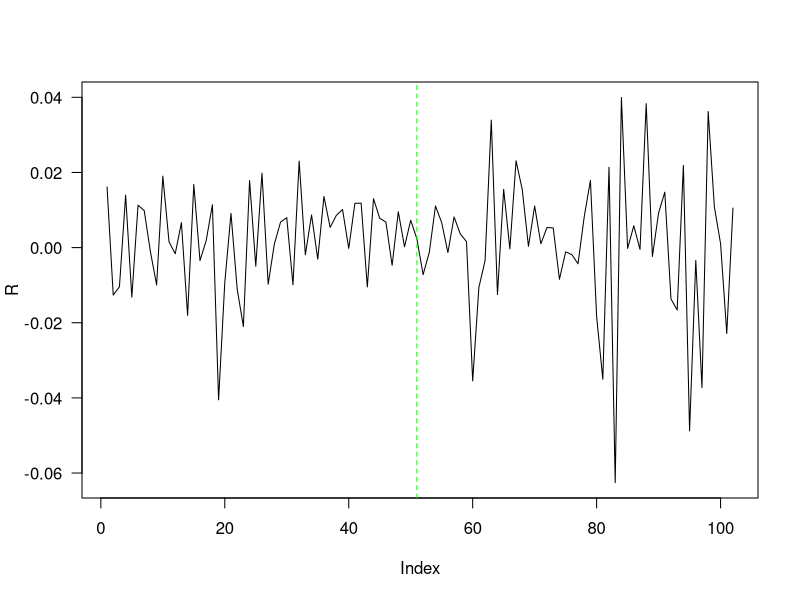
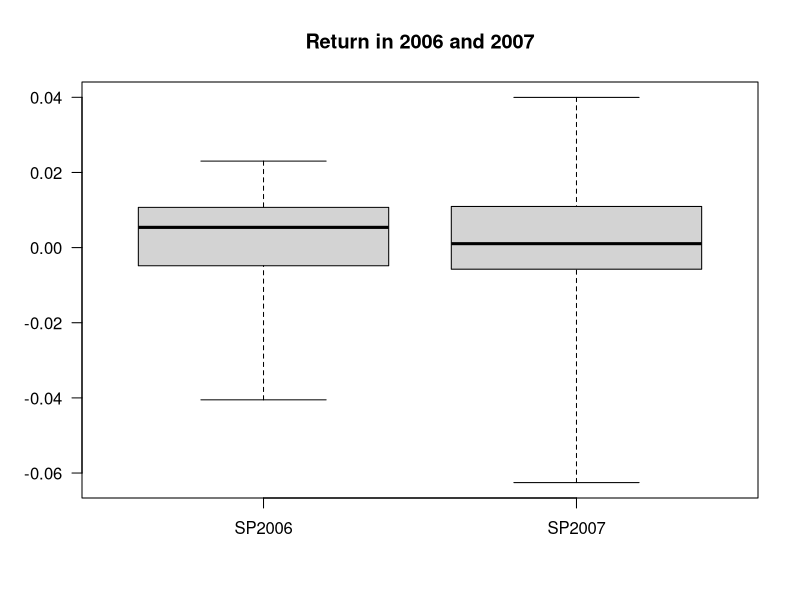
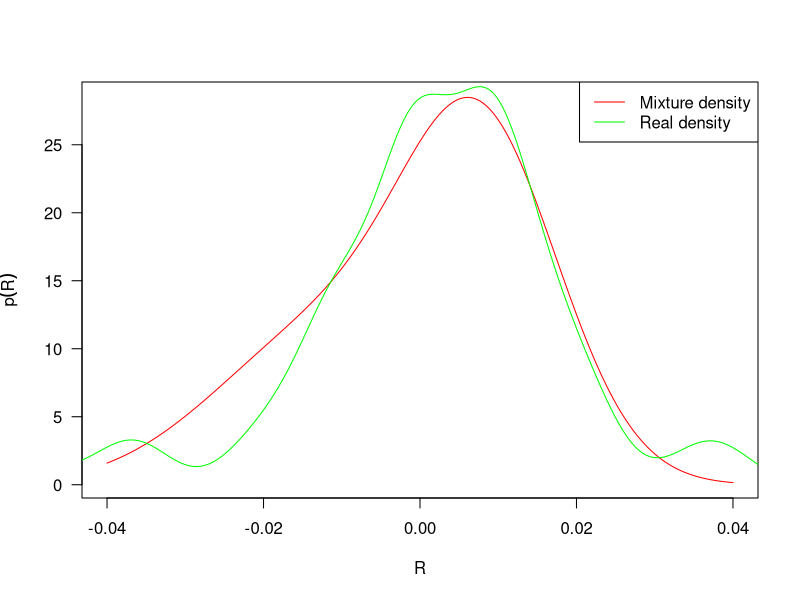
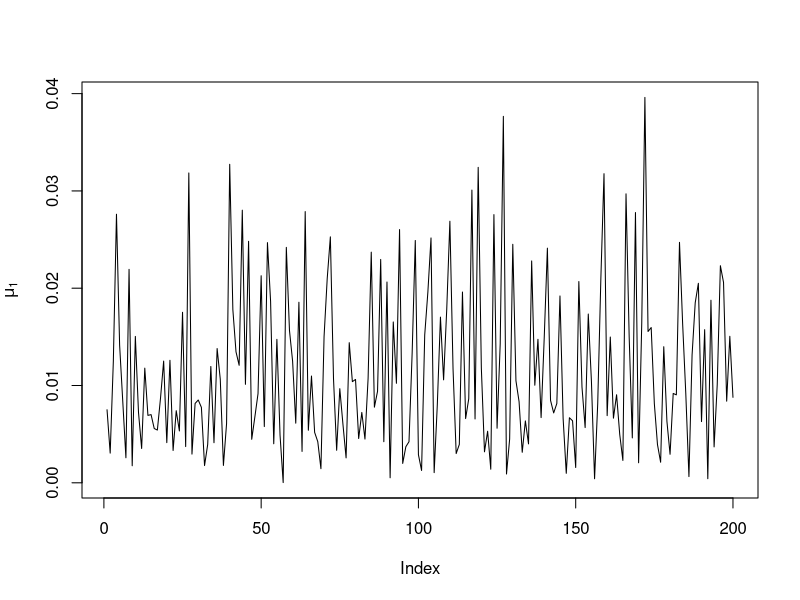
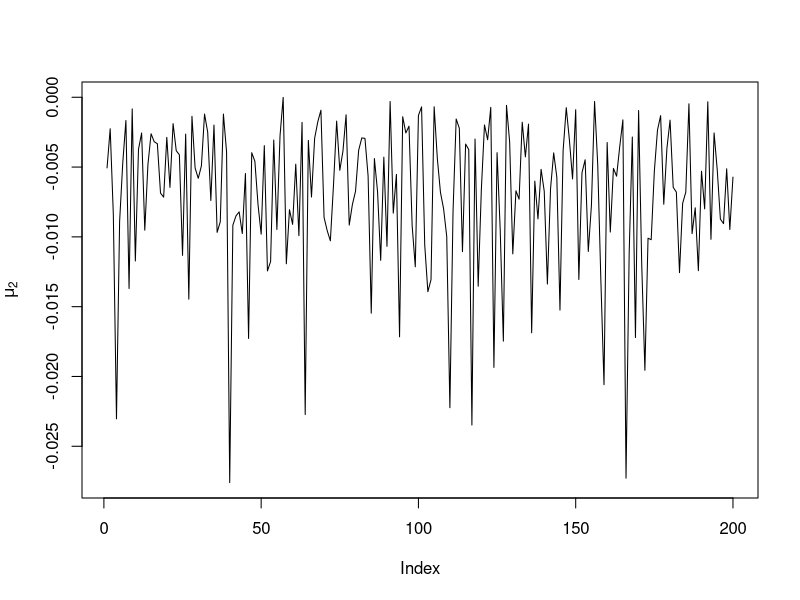
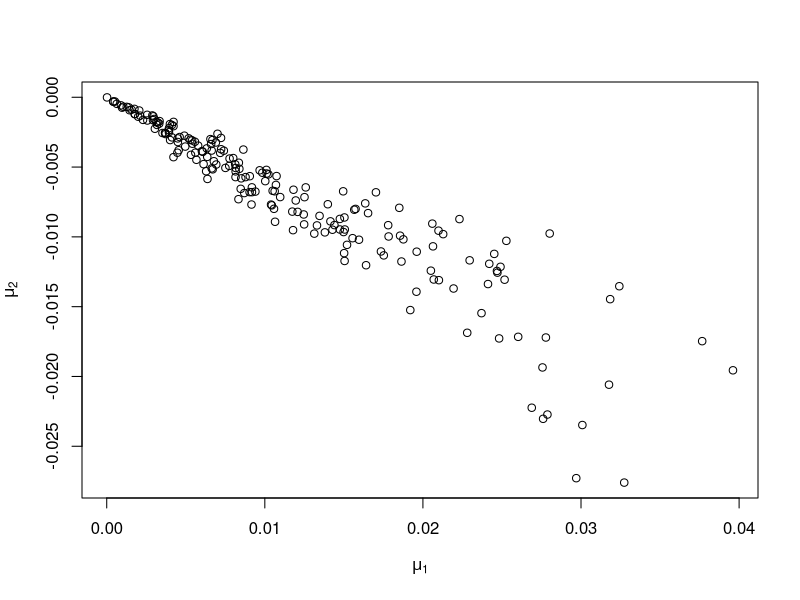
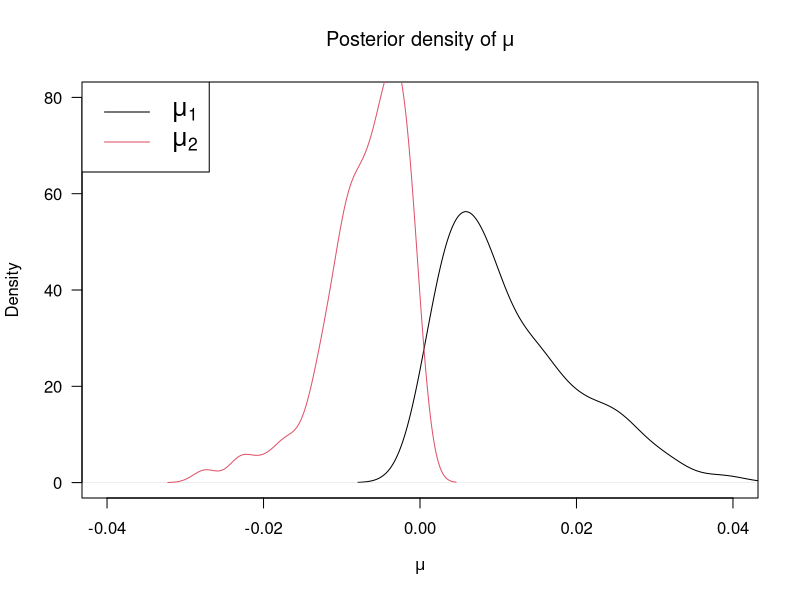
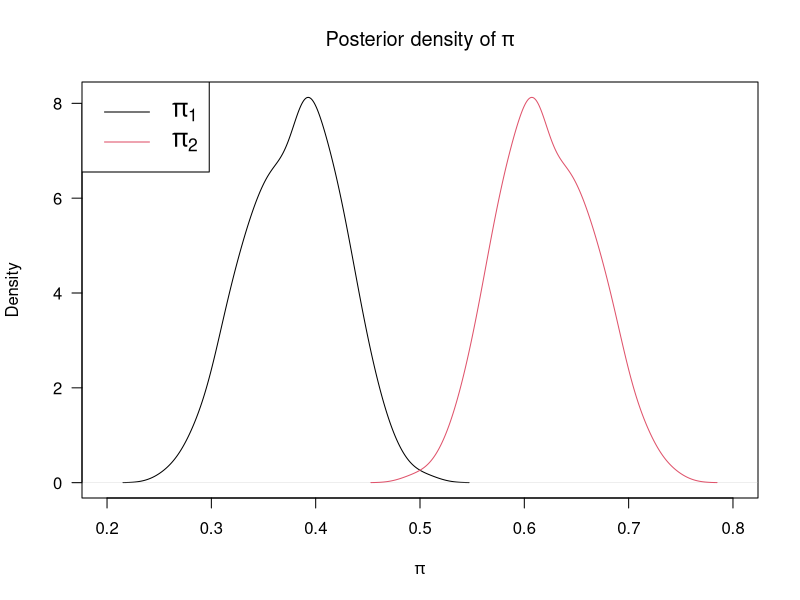

Source code (R) for these figures, in order:
## ---- chunk 1
knitr::opts_chunk$set(echo = F)
library(coda)
library(MASS)
library(mvtnorm)

## ---- chunk 2
SP500.2006 <- read.csv("2006.txt",header = F)
SP500.2007 <- read.csv("2007.txt",header = F)
SP500 <- rbind(SP500.2006,SP500.2007)

r = c(4.35,4.44,4.42,4.51,4.6,4.66,4.7,4.69,4.74,4.76,4.77,4.78,4.83,4.82,4.91,4.98,4.98,5.02,4.99,
      4.97,5.07,5.05,5.15,5.22,5.30,5.29,5.26,5.22,5.16,5.11,5.07,5.06,5.07,5.03,5.02,4.99,5.00,4.89,4.87,
      5.02,5.04,5.08,4.95,5.02,5.04,5.01,4.98,4.90,4.95,4.96,4.99,
      4.98,5.01,5.08,5.09,5.09,5.09,5.06,5.05,4.9,4.91,4.89,4.90,4.92,4.90,4.90,4.82,4.96,4.96,4.96,4.99,
      4.98,4.97,4.93,4.99,4.98,4.95,4.82,4.89,4.41,4.10,4.24,4.28,4.12,4.06,4.03,4.10,4.03,4.11,4.23,4.11,3.91,3.98,
      4.04,3.71, 3.65,3.18,3.31,3.13,3.16,3.26,3.34
      )/365
# transfer annual rate to daily rate

R = c()
for (i in 2:nrow(SP500)){
  R = c(R, log(SP500$V2[i]/SP500$V2[i-1]))
}



## ---- chunk 3
plot(R, type = 'l', las = 1)
abline(v = length(R)/2, col = 'green', lty = 2)
# boxplot(R, las = 1)
# summary(R)
## ---- chunk 4
# plot(density(R),las = 1, xlab = 'R')

boxplot(list(SP2006 = R[1:round(length(R)/2)],SP2007 = R[round(length(R)/2):length(R)]),
        las = 1, range = 0, main = 'Return in 2006 and 2007')

# abline(v = 0.008, col = 3)
# abline(v = -0.001, col = 5)

# length(subset(R, R > 0.009))
# length(subset(R, R > 0.003 & R < 0.011))

# length(subset(R, R > -0.002 & R < 0.009))
# length(subset(R, R < -0.002))

## ---- chunk 5
# K = # of mixture normal models 
# T = total # of days
# pi = proportion of each normal model
# mu = mean of each normal
# theta = variance of each normal
# v_t ~ Uniform[0,1]
# Gt = k -> which normal model

mu = c(0.008, -0.012)
s2 = c(0.0001, 0.0002)
p = c(0.6, 0.4)
K = 2 # the number of mixed normal models

interval = seq(-0.04,0.04,0.0001)
plot(interval, p[1]*dnorm(interval, mu[1], sqrt(s2[1])) + p[2]*dnorm(interval, mu[2], sqrt(s2[2])), 
     col = 'red', las = 1, ylab = expression(p(R)), xlab = expression(R), type = 'l')
lines(density(R),col='green')
legend('topright',legend = c("Mixture density","Real density"), lty = c(1,1), col = c('red','green'))

## ---- chunk 6

# Fix K = 2, v_t = 0 (p. 595)

Psi.k = function(u){
  return(log(p[1]*exp(-u*mu[1] + u^2*s2[1]/2) + p[2]*exp(-u*mu[2] + u^2*s2[2]/2)))
}

Psi.vt = Psi.k(u = 0)
Psi.vt_1 = Psi.k(u = -1)

r_t = mean(r)

rho_t = r_t + Psi.vt - Psi.vt_1

Post.Gt.1 = p[1] * dnorm(R, mu[1] + rho_t,sqrt(s2[1]))/(p[1] * dnorm(R, mu[1] + rho_t,sqrt(s2[1])) + p[2] * dnorm(R, mu[2] + rho_t,sqrt(s2[2])))
Post.Gt.2 = p[2] * dnorm(R, mu[2] + rho_t,sqrt(s2[2]))/(p[1] * dnorm(R, mu[1] + rho_t,sqrt(s2[1])) + p[2] * dnorm(R, mu[2] + rho_t,sqrt(s2[2])))

model.num = c()
for (i in 1:length(R)){
  if (Post.Gt.1[i] > Post.Gt.2[i]){
    model.num = c(model.num,1)
  }
  else {model.num = c(model.num,2)}
}


  x1 = length(subset(model.num, model.num == 1))
  x2 = length(subset(model.num, model.num == 2))

  R1 = R[model.num == 1]
  R2 = R[model.num == 2]

# cbind(Post.Gt.1, Post.Gt.2, model.num)
# c(x1, x2)
## ---- chunk 7

repl = 100  # number of iterations for Metropolis Hasting
n.iter = 200 # number of iterations for Gibbs

trace = list(mu.1 = array(NA, dim = c(n.iter, 1)), 
              mu.2 = array(NA, dim =c(n.iter, 1)),
              theta.1 = array(NA, dim = c(n.iter, 4)),
              theta.2 = array(NA, dim = c(n.iter, 4)),
              p = array(NA, dim = c(n.iter, 1))
              )


generate.var = function(para, variance, data){
  var.list = c()
  for (i in 1:length(data)){
    eplison = rnorm(1, mean = 0, sqrt(variance))
    variance = para[1] + para[3]*(eplison+para[2]*variance)^2+para[4]*variance
    var.list = c(var.list, variance)
  }
  
  return(var.list)
}

log.likeli.ratio.1 = function(para1, para2, data){
 var.list.1 = generate.var(para1,var(data),data)
 var.list.2 = generate.var(para2,var(data),data)
 likeli.1 = log(dnorm(data, new.mu1 + rho_t, var.list.1))
 likeli.2 = log(dnorm(data, new.mu1 + rho_t, var.list.2))
 return(sum(likeli.1-likeli.2))
}

log.likeli.ratio.2 = function(para1, para2, data){
 var.list.1 = generate.var(para1,var(data),data)
 var.list.2 = generate.var(para2,var(data),data)
 likeli.1 = log(dnorm(data, new.mu2 + rho_t, var.list.1))
 likeli.2 = log(dnorm(data, new.mu2 + rho_t, var.list.2))
 return(sum(likeli.1-likeli.2))
}

MH.1 = function(para, data){
  theta.trace = list(omega.1 = array(NA, dim = c(repl, 1)), 
              gamma.1 = array(NA, dim =c(repl, 1)),
              alpha.1 = array(NA, dim = c(repl, 1)),
              beta.1 = array(NA, dim = c(repl, 1)))
  
  for (i in 1:repl){
  star <- c(exp(rnorm(1, mean = log(para[1]), sd = 0.01)),
            rnorm(1, para[2], sd = 0.01),
            exp(rnorm(1, mean = log(para[3]), sd = 0.01)),
            exp(rnorm(1, mean = log(para[4]), sd = 0.01)))
  H <- star/para
  M <- log.likeli.ratio.1(star,para,data)
  r = H * exp(c(M, M, M, M))
  for (k in 1:4){
  if (runif(1) < r[k]){
    para[k] <- star[k]
  }
  }
  theta.trace$omega.1[i] = para[1]
  theta.trace$gamma.1[i] = para[2]
  theta.trace$alpha.1[i] = para[3]
  theta.trace$beta.1[i] = para[4]
  }
  return(theta.trace)
}

MH.2 = function(para, data){
  theta.trace = list(omega.2 = array(NA, dim = c(repl, 1)), 
              gamma.2 = array(NA, dim =c(repl, 1)),
              alpha.2 = array(NA, dim = c(repl, 1)),
              beta.2 = array(NA, dim = c(repl, 1)))
  
  for (i in 1:repl){
  star <- c(exp(rnorm(1, mean = log(para[1]), sd = 0.01)),
            rnorm(1, para[2], sd = 0.01),
            exp(rnorm(1, mean = log(para[3]), sd = 0.01)),
            exp(rnorm(1, mean = log(para[4]), sd = 0.01)))
  H <- star/para
  M <- log.likeli.ratio.2(star, para, data)
  r = H * exp(c(M, M, M, M))
  for (k in 1:4){
  if (runif(1) < r[k]){
    para[k] <- star[k]
  }
  }
  theta.trace$omega.2[i] = para[1]
  theta.trace$gamma.2[i] = para[2]
  theta.trace$alpha.2[i] = para[3]
  theta.trace$beta.2[i] = para[4]
  }
  return(theta.trace)
}

  new.mu1 = mu[1]; new.mu2 = mu[2]
  
  omega.1 <- runif(1,min=0.002,max=0.009); gamma.1 <- runif(1,min= -0.1,max=0.63)
  alpha.1 <- runif(1,min=0.038,max=0.0625); beta.1 <- runif(1,min=0.089,max=0.093)
  
  omega.2 <- runif(1,min=0.005,max=0.009); gamma.2 <- runif(1,min= -0.4,max=0.1)
  alpha.2 <- runif(1,min=0.02,max=0.125); beta.2 <- runif(1,min=0.05,max=0.1)
  
for (i in 1:n.iter){
  new.p <- rbeta(1,  x1 + 1, x2 + 1)
  
  var.1 <- generate.var(para = c(omega.1,gamma.1,alpha.1,beta.1),variance = var(R1),data=R1)
  var.2 <- generate.var(para = c(omega.2,gamma.2,alpha.2,beta.2),variance = var(R2),data=R2)
  
  theta.trace.1 = MH.1(para = c(omega.1,gamma.1,alpha.1,beta.1), data = R1)
  theta.trace.2 = MH.2(para = c(omega.2,gamma.2,alpha.2,beta.2), data = R2)
 
  A = sum(1/var.1) + new.p * new.p / (1-new.p)^2 * sum(1/var.2)
  b = new.p/(1-new.p)*sum(rnorm(length(var.2), mean = 0, sqrt(var.2))/var.2) - sum(rnorm(length(var.1), mean = 0, sqrt(var.1))/var.1)
  
  new.mu1 = abs(rnorm(1,-A^(-1)*b,1/A))
  new.mu2 = -new.mu1*new.p/(1-new.p)
  
  trace$mu.1[i] = new.mu1
  trace$mu.2[i] = new.mu2
  
  omega.1 <- mean(theta.trace.1$omega.1); gamma.1 <- mean(theta.trace.1$gamma.1)
  alpha.1 <- mean(theta.trace.1$alpha.1); beta.1 <- mean(theta.trace.1$beta.1)
  trace$theta.1[i,] <- c(omega.1, gamma.1, alpha.1, beta.1)
  
  omega.2 <- mean(theta.trace.2$omega.2); gamma.2 <- mean(theta.trace.2$gamma.2)
  alpha.2 <- mean(theta.trace.2$alpha.2); beta.2 <- mean(theta.trace.2$beta.2)
  trace$theta.2[i,] <- c(omega.2, gamma.2, alpha.2, beta.2)
  
  trace$p[i] = new.p
  
  }


trace.matrix = as.matrix(cbind(trace$mu.1,trace$mu.2,trace$theta.1,trace$theta.2,trace$p))

## ---- chunk 8
plot(trace.matrix[,1],type = 'l',ylab=expression(mu[1]))
plot(trace.matrix[,2],type = 'l',ylab=expression(mu[2]))
plot(trace.matrix[,1],trace.matrix[,2],ylab=expression(mu[2]),xlab=expression(mu[1]))

## ---- chunk 9

plot(density(trace.matrix[,1]), type = 'l', ylab = 'Density', xlab = expression(mu),
     las = 1,xlim = c(-0.04, 0.04), ylim = c(0,80),
     main = expression('Posterior density of'~mu))
lines(density(trace.matrix[,2]), type = 'l',col=2)
legend('topleft',legend = c(expression(mu[1]),expression(mu[2])), 
       col = c(1,2), lty = c(1,1), cex = 1.5)


plot(density(trace.matrix[,11]), type = 'l', ylab = 'Density', xlab = expression(pi),
     xlim = c(0.2,0.8), las = 1,
     main = expression('Posterior density of'~pi))
lines(density(1-trace.matrix[,11]), col=2)
legend('topleft',legend = c(expression(pi[1]),expression(pi[2])), 
       col = c(1,2), lty = c(1,1),cex = 1.5)

## ---- chunk 10

post.inf = apply(trace.matrix,2,FUN = function(x){return(c(mean(x),quantile(x,c(0.025,0.975))))})
row.names(post.inf)[1] = 'mean'
colnames(post.inf) = c('mu1','mu2','omega1','gamma1','alpha1','beta1',
                       'omega2','gamma2','alpha2','beta2','pi')
round(post.inf, 4)


## ---- chunk 11


mu.mcmc <- mcmc(trace.matrix[,1:2], start = 100)
autocorr.plot(mu.mcmc)
effectiveSize(mu.mcmc)
